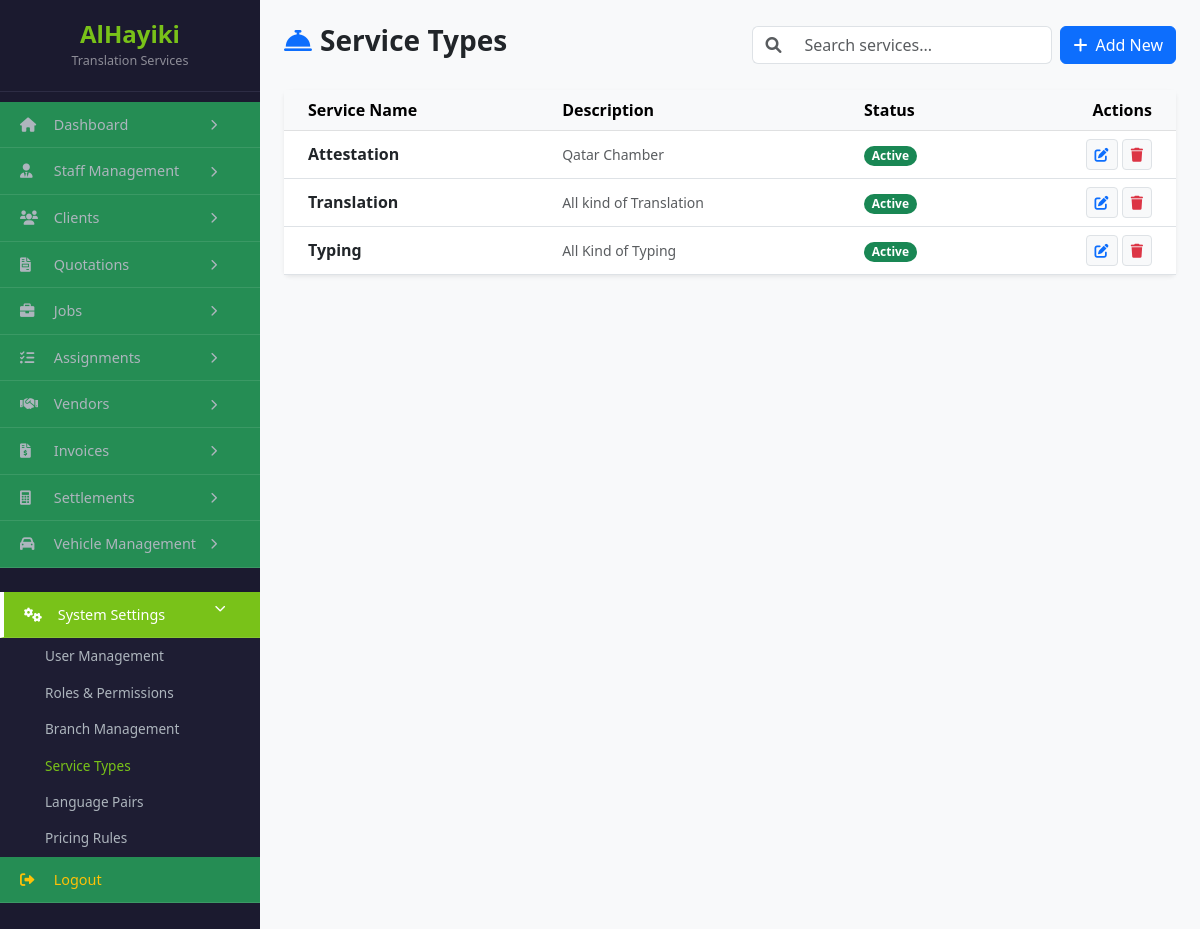
The app's page /service_types.php with its own data.
### tables this page shows
CREATE TABLE `service_types` (
  `id` int(11) NOT NULL,
  `service_name` varchar(255) NOT NULL,
  `description` text DEFAULT NULL,
  `status` enum('Active','Inactive') DEFAULT 'Active',
  `created_at` timestamp NOT NULL DEFAULT current_timestamp()
);

### service_types.php (the view, shortened to what this page needs)
<?php
include 'db.php';
$services = $pdo->query("SELECT * FROM service_types ORDER BY service_name ASC")->fetchAll();
?>
<!DOCTYPE html>
<html lang="en">
<head>
    <link href="https://cdn.jsdelivr.net/npm/bootstrap@5.3.0/dist/css/bootstrap.min.css" rel="stylesheet">
    <link rel="stylesheet" href="https://cdnjs.cloudflare.com/ajax/libs/font-awesome/6.0.0/css/all.min.css">
</head>
<body class="bg-light">
<div class="d-flex">
    <?php include 'sidebar.php'; ?>
    <div class="flex-grow-1 p-4">
        <div class="d-flex justify-content-between align-items-center mb-4">
            <h3 class="fw-bold"><i class="fas fa-concierge-bell me-2 text-primary"></i>Service Types</h3>
            <div class="d-flex gap-2">
                <div class="input-group" style="width: 300px;">
                    <span class="input-group-text bg-white border-end-0"><i class="fas fa-search text-muted"></i></span>
                    <input type="text" id="serviceSearch" class="form-control border-start-0" placeholder="Search services...">
                </div>
                <button class="btn btn-primary" data-bs-toggle="modal" data-bs-target="#addServiceModal">
                    <i class="fas fa-plus me-2"></i>Add New
                </button>
            </div>
        </div>
        <div class="card border-0 shadow-sm">
            <div class="card-body p-0">
                <table class="table table-hover align-middle mb-0" id="serviceTable">
                    <thead class="table-light">
                        <tr>
                            <th class="ps-4">Service Name</th>
                            <th>Description</th>
                            <th>Status</th>
                            <th class="text-end pe-4">Actions</th>
                        </tr>
                    </thead>
                    <tbody>
                        <?php foreach ($services as $s): ?>
                        <tr>
                            <td class="ps-4 fw-bold service-name-cell"><?= htmlspecialchars($s['service_name']) ?></td>
                            <td class="text-muted small"><?= htmlspecialchars($s['description']) ?></td>
                            <td>
                                <span class="badge rounded-pill <?= $s['status'] == 'Active' ? 'bg-success' : 'bg-secondary' ?>">
                                    <?= $s['status'] ?>
                                </span>
                            </td>
                            <td class="text-end pe-4">
                                <button class="btn btn-sm btn-light border edit-btn"
                                        data-id="<?= $s['id'] ?>"
                                        data-name="<?= htmlspecialchars($s['service_name']) ?>"
                                        data-desc="<?= htmlspecialchars($s['description']) ?>"
                                        data-status="<?= $s['status'] ?>">
                                    <i class="fas fa-edit text-primary"></i>
                                </button>
                                <button class="btn btn-sm btn-light border delete-btn" data-id="<?= $s['id'] ?>" data-name="<?= htmlspecialchars($s['service_name']) ?>">
                                    <i class="fas fa-trash text-danger"></i>
                                </button>
                            </td>
                        </tr>
                        <?php endforeach; ?>
                    </tbody>
                </table>
            </div>
        </div>
    </div>
</div>
</body>
</html>

### records on screen
service_types: service_name "Attestation", description "Qatar Chamber", status "Active"
service_types: service_name "Translation", description "All kind of Translation", status "Active"
service_types: service_name "Typing", description "All Kind of Typing", status "Active"
